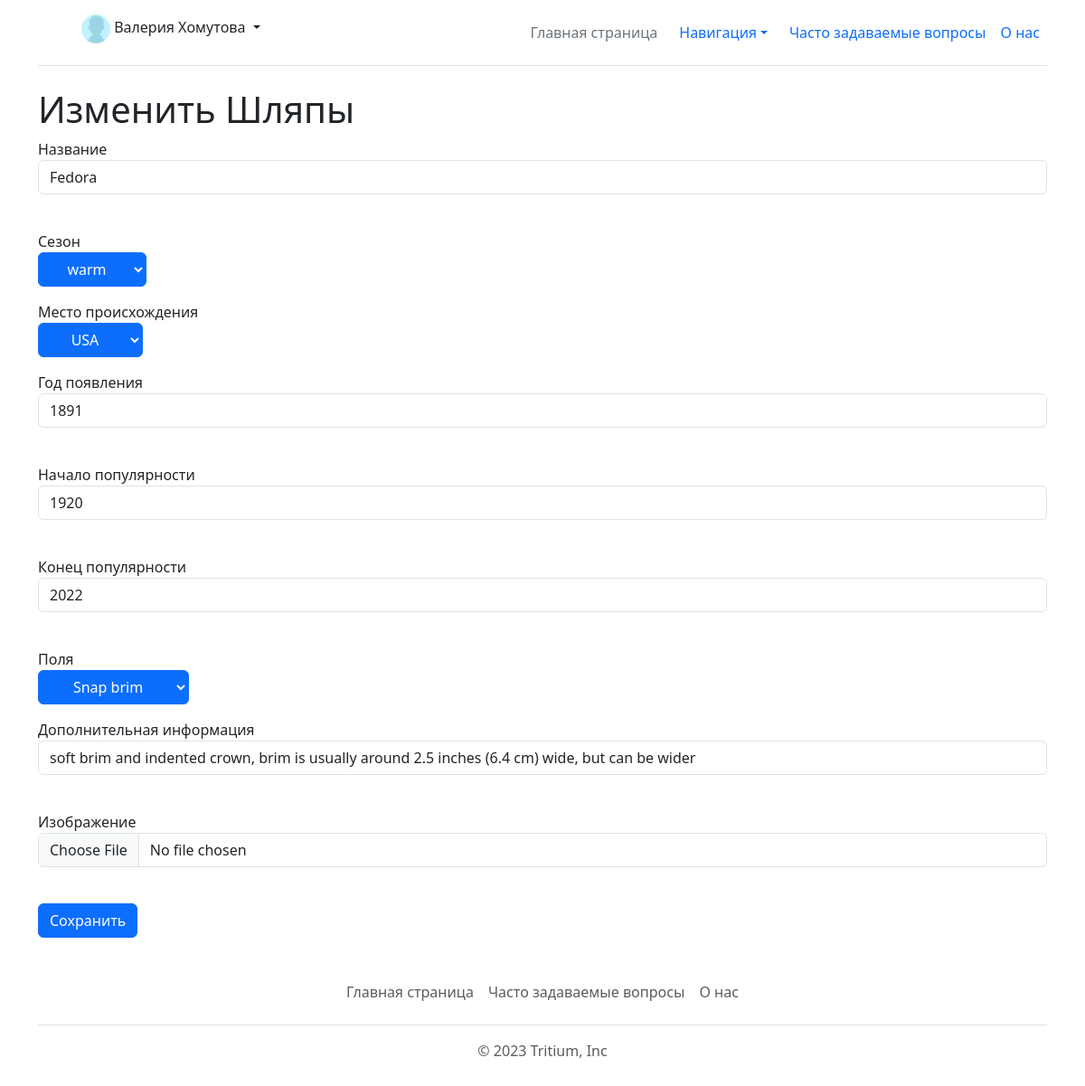
Page /clothes/edit/Hats/1 (signed in) on the committed database.
### data/models/user.py (models this page shows, shortened)
class User(SqlAlchemyBase, UserMixin, SerializerMixin):
    __tablename__ = 'users'
    id = sqlalchemy.Column(sqlalchemy.Integer,
                           primary_key=True, autoincrement=True)
    name = sqlalchemy.Column(sqlalchemy.String, nullable=True)
    email = sqlalchemy.Column(sqlalchemy.String, unique=True, nullable=False)
    hashed_password = sqlalchemy.Column(sqlalchemy.String, nullable=False)
    access = sqlalchemy.Column(sqlalchemy.Integer, nullable=True, default=1)
    deleted = sqlalchemy.Column(sqlalchemy.Boolean, default=0)

### data/models/main_tables.py (models this page shows)
class Hats(SqlAlchemyBase, SerializerMixin):
    __tablename__ = 'Hats'
    id = sqlalchemy.Column(sqlalchemy.Integer,
                           primary_key=True, autoincrement=True)
    name = sqlalchemy.Column(sqlalchemy.String, nullable=True)
    season = sqlalchemy.Column(sqlalchemy.Integer, sqlalchemy.ForeignKey("Seasons.id"), nullable=True)
    origin = sqlalchemy.Column(sqlalchemy.Integer, sqlalchemy.ForeignKey("Countries.id"), nullable=True)
    appearance_year = sqlalchemy.Column(sqlalchemy.Integer, nullable=True)
    popularity_start = sqlalchemy.Column(sqlalchemy.Integer, nullable=True)
    popularity_end = sqlalchemy.Column(sqlalchemy.Integer, nullable=True)
    brim = sqlalchemy.Column(sqlalchemy.Integer, sqlalchemy.ForeignKey("Brims.id"), nullable=True)
    features = sqlalchemy.Column(sqlalchemy.String, nullable=True)
    picture = sqlalchemy.Column(sqlalchemy.String, nullable=True)
    deleted = sqlalchemy.Column(sqlalchemy.Integer, nullable=True, default=0)

### main.py (the view, shortened to what this page needs)
@app.route("/clothes/edit/Hats/<int:id_>", methods=['GET', 'POST'])
@login_required
def hats_edit(id_):
    db_sess = db_session.create_session()
    if current_user.access < 2:
        abort(403)
    old_obj = db_sess.get(Hats, id_)
    if not old_obj:
        abort(404)
    old = {"name": old_obj.name,
           "appearance_year": old_obj.appearance_year,
           "popularity_start": old_obj.popularity_start,
           "popularity_end": old_obj.popularity_end,
           "season": db_sess.get(Seasons, old_obj.season).name if db_sess.get(Seasons, old_obj.season) else "",
           "origin": db_sess.get(Countries, old_obj.origin).name if db_sess.get(Countries, old_obj.origin) else "",
           "brim": db_sess.get(Brims, old_obj.brim).name if db_sess.get(Brims, old_obj.brim) else "",
           "features": old_obj.features}
    seasons_opt = [i.name for i in db_sess.query(Seasons).filter(Seasons.deleted == 0).all()]
    origin_opt = [i.name for i in db_sess.query(Countries).filter(Countries.deleted == 0).all()]
    brims_opt = [i.name for i in db_sess.query(Brims).filter(Brims.deleted == 0).all()]
    form = HatsForm()
    form.season.choices = seasons_opt
    form.origin.choices = origin_opt
    form.brim.choices = brims_opt
    form.name.default = old["name"]
    form.appearance_year.default = old["appearance_year"]
    form.popularity_start.default = old["popularity_start"]
    form.popularity_end.default = old["popularity_end"]
    form.popularity_end.default = old["popularity_end"]
    form.features.default = old["features"]
    form.season.default = old["season"]
    form.brim.default = old["brim"]
    form.process()
    return render_template("hats_add.html", form=form, title="Изменить Шляпы", old=old)

### data/forms/clothes_forms.py
class HatsForm(FlaskForm):
    name = StringField("Название")
    season = SelectField("Сезон")
    origin = SelectField("Место происхождения")
    appearance_year = IntegerField("Год появления")
    popularity_start = IntegerField("Начало популярности")
    popularity_end = IntegerField("Конец популярности")
    brim = SelectField("Поля")
    features = StringField("Дополнительная информация")
    picture = FileField("Изображение")
    submit = SubmitField('Сохранить')

### data/models/db_session.py (called while the page is built)
def create_session() -> Session:
    global __factory
    return __factory()

### main.py (called while the page is built)
@login_manager.user_loader
def load_user(user_id):
    db_sess = db_session.create_session()
    return db_sess.query(User).get(user_id)

### templates/hats_add.html (shortened to what this page needs)
{% extends "base.html" %}
{% block content %}
<h1>{{ title }}</h1>
<form action="" method="post" novalidate enctype="multipart/form-data">
    <p>
        {{ form.name.label }}<br>
        {{ form.name(class="form-control") }}<br>
    </p>
    <p>
        {{ form.season.label }}<br>
        {{ form.season(class="btn btn-primary dropdown-toggle") }}<br>
    </p>
    <p>
        {{ form.origin.label }}<br>
        {{ form.origin(class="btn btn-primary dropdown-toggle") }}<br>
    </p>
    <p>
        {{ form.appearance_year.label }}<br>
        {{ form.appearance_year(class="form-control") }}<br>
    </p>
    <p>
        {{ form.popularity_start.label }}<br>
        {{ form.popularity_start(class="form-control") }}<br>
    </p>
    <p>
        {{ form.popularity_end.label }}<br>
        {{ form.popularity_end(class="form-control") }}<br>
    </p>
    <p>
        {{ form.brim.label }}<br>
        {{ form.brim(class="btn btn-primary dropdown-toggle") }}<br>
    </p>
    <p>
        {{ form.features.label }}<br>
        {{ form.features(class="form-control") }}<br>
    </p>
    <p>
        {{ form.picture.label }}<br>
        {{ form.picture(class="form-control") }}<br>
    </p>
    <p>{{ form.submit(type="submit", class="btn btn-primary") }}</p>
</form>
{% endblock %}

### templates/base.html (shortened to what this page needs)
<!DOCTYPE html>
<html lang="en">
<head>
    <link href="https://cdn.jsdelivr.net/npm/bootstrap@5.3.0-alpha3/dist/css/bootstrap.min.css" rel="stylesheet"
>
</head>
<body>
<div class="container">
    <header class="d-flex flex-wrap align-items-center justify-content-center justify-content-md-between py-3 mb-4 border-bottom">
        <div class="col-md-3 mb-2 mb-md-0">
            <a href="/" class="d-inline-flex link-body-emphasis text-decoration-none">
                <svg class="bi" width="40" height="32" role="img" aria-label="Bootstrap">
                    <use xlink:href="#bootstrap"></use>
                </svg>
            </a>
        </div>
        <ul class="nav col-12 col-md-auto mb-2 justify-content-center mb-md-0">
            {% if current_user.is_authenticated %}
            <div style="position:absolute;left:90px" class="flex-shrink-0 dropdown">
                <a class="d-block link-dark text-decoration-none dropdown-toggle" data-bs-toggle="dropdown"
                   aria-expanded="false">
                    <img src="/static/img/pfp/base_png.jpg" alt="mdo" width="32" height="32" class="rounded-circle"> {{ current_user.name }}
                </a>
            </div>
            {%endif %}
            <li><a href="/main" class="nav-link px-2 link-secondary">Главная страница</a></li>
            <li class="nav-item dropdown">
                <nav class="">
                    <a class="nav-link dropdown-toggle" href="#" data-bs-toggle="dropdown" aria-expanded="false">Навигация</a>
                </nav>
            </li>
            <li><a href="/faq" class="nav-link px-2">Часто задаваемые вопросы</a></li>
            <li><a href="#" class="nav-link px-2">О нас</a></li>
        </ul>
    </header>
</div>
<main role="main" class="container">
{% block content %}{% endblock %}
</main>
<div class="container">
    <footer class="py-3 my-4">
        <ul class="nav justify-content-center border-bottom pb-3 mb-3">
            <li class="nav-item"><a href="/main" class="nav-link px-2 text-body-secondary">Главная страница</a></li>
            <li class="nav-item"><a href="/faq" class="nav-link px-2 text-body-secondary">Часто задаваемые вопросы</a></li>
            <li class="nav-item"><a href="#" class="nav-link px-2 text-body-secondary">О нас</a></li>
        </ul>
        <p class="text-center text-body-secondary">© 2023 Tritium, Inc</p>
    </footer>
</div>
</body>
</html>

### rows in the picture
User: name "Валерия Хомутова"
Hats: name "Fedora", season "warm", origin "USA", appearance_year "1891", popularity_start "1920", popularity_end "2022", brim "Snap brim", features "soft brim and indented crown, brim is usually around 2.5 inches (6.4 cm) wide, but can be wider"

### other values in the picture
{{ title }} "Изменить Шляпы"
